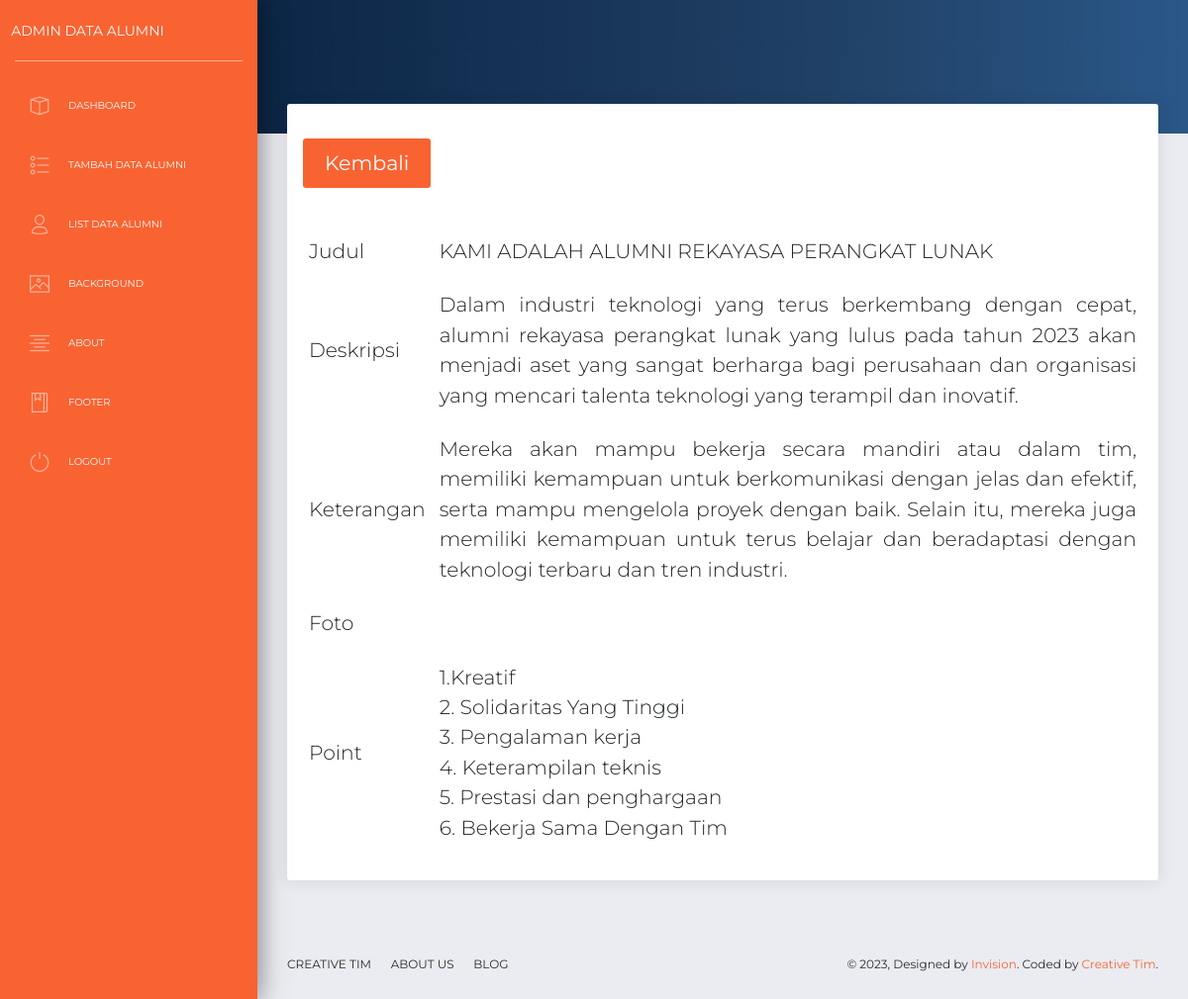
The app's page /backend/pages/detail-about.php (signed in) with its own data.
### tables this page shows
CREATE TABLE `about` (
  `id` int(11) NOT NULL,
  `judul` varchar(255) NOT NULL,
  `deskripsi` text NOT NULL,
  `foto` varchar(255) NOT NULL,
  `keterangan` text NOT NULL,
  `point` varchar(255) NOT NULL
);

### backend/pages/detail-about.php (the view)
<?php
      include '../app/header.php';
      include '../app/sidebar.php';
      include '../app/navbar.php';
     require 'proses/koneksi.php';
?>
<div class="panel-header panel-header-sm">
</div>
<div class="content">
    <div class="row">
        <div class="col-md-12">
            <div class="card">
                <div class="card-header">
                    <h4 class="card-title"> <a href='view-about.php' class="btn btn-primary">Kembali</a></h4>
                </div>
                <div class="card-body">
                    <div class="table-responsive">
                        <table class="table">
                            <?php
                            $no = 1;
                            $result = mysqli_query($koneksi, "SELECT * FROM about ");
                            foreach ($result as $data):
                            ?>
                            <thead class="">
                                <tr>
                                    <th>Judul</th>
                                    <th class="text-justify" style="text-align:justify"><?=$data['judul'];?></th>
                                </tr>
                                <tr>
                                    <th>Deskripsi</th>
                                    <th class="text-justify"><?=$data['deskripsi'];?></th>
                                </tr>
                                <tr>
                                    <th>Keterangan</th>
                                    <th class="text-justify"><?=$data['keterangan'];?></th>
                                </tr>
                                <tr>
                                    <th>Foto</th>
                                    <th><img src='img/<?=$data['foto'];?>' width="200" alt=''></th>
                                </tr>
                                <tr>
                                    <th>Point</th>
                                    <th class="text-justify ">
                                        <?php
                                       $row = explode(",", $data['point']);
                                       $totalRow = count($row);
                                       $i = 0;
                                       while ($i < $totalRow) {
                                         echo $no++ . "." . $row[$i] . "<br>";
                                         $i++;
                                       }
                                        ?>
                                    </th>
                                </tr>
                            </thead>
                            <?php endforeach; ?>
                        </table>
                    </div>
                </div>
            </div>
        </div>
    </div>
</div>
<?php include '../app/footer.php'; ?>

### records on screen
about: judul "KAMI ADALAH ALUMNI REKAYASA PERANGKAT LUNAK", deskripsi "Dalam industri teknologi yang terus berkembang dengan cepat, alumni rekayasa perangkat lunak yang lulus pada tahun 2023 akan menjadi aset yang sangat berharga bagi perusahaan dan organisasi yang mencari talenta teknologi yang terampil dan inovatif.", keterangan "Mereka akan mampu bekerja secara mandiri atau dalam tim, memiliki kemampuan untuk berkomunikasi dengan jelas dan efektif, serta mampu mengelola proyek dengan baik. Selain itu, mereka juga memiliki kemampuan untuk terus belajar dan beradaptasi dengan teknologi terbaru dan tren industri.", point "Kreatif", point "Solidaritas Yang Tinggi", point "Pengalaman kerja", point "Keterampilan teknis", point "Prestasi dan penghargaan", point "Bekerja Sama Dengan Tim"
